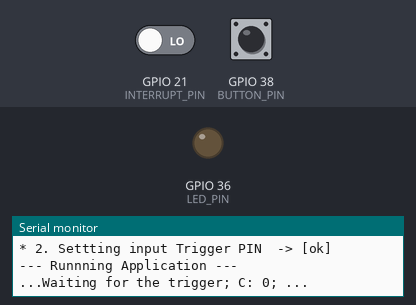
Recording of a sketch running on a simulated ESP32. On the bench: output pins drawn as LEDs (lit = HIGH), the last lines printed to the serial monitor. The test bench sets the inputs (shaded band); at power-on: GPIO 38 (BUTTON_PIN) LOW, GPIO 21 (INTERRUPT_PIN) LOW.

Above: at 1.2 s.
1.3 s: GPIO 38 (BUTTON_PIN) pulled HIGH for 0.15 s
At 1.41 s:
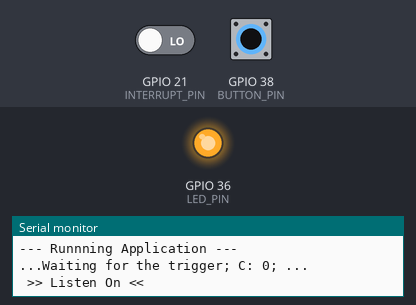
3.0 s: GPIO 38 (BUTTON_PIN) pulled HIGH for 3.2 s
At 6.8 s:
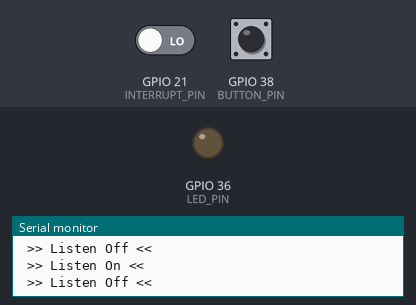
Timing chart, 0 to 8.3 s (numbered marks = the images above; inputs shaded):
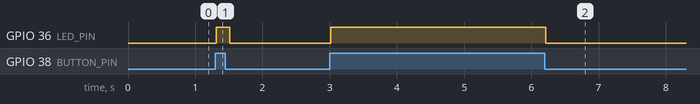

The sketch:

Trigger_node.ino
```cpp
#include <esp_now.h>
#include <WiFi.h>

#define HostCom Serial
#define HOST_BAUDRATE 115200

#define WARNING_PERIOD_MS 10000
#define BUTTON_UPDATE_MS 100

#define INTERRUPT_PIN 21
#define BUTTON_PIN A2
#define LED_PIN A0

#define NUM_TRIGGERS_TO_TRANSMIT 2
#define TRIGGER_BLOCKING_TIME_MS 2000

// Host MAC-Address //
//uint8_t Esp_Host_MacAddress[] = {0xA8, 0x03, 0x2A, 0xEA, 0x92, 0x0C};
const uint8_t Esp_Host_MacAddress[] = {0xFF, 0xFF, 0xFF, 0xFF, 0xFF, 0xFF}; // Tagged as Host

esp_now_peer_info_t peerInfo;

typedef struct{
	const uint8_t PIN;
	uint16_t event_number;
	bool listen_trigger;
  unsigned int block_time;
}trigger_t;

trigger_t trigger_input = {INTERRUPT_PIN, 0, false, 0};
bool flag_send_trigger;
unsigned int tgg_counter=0;

//- Button Variable -//
bool buttonState;

void OnDataSent(const uint8_t *mac_addr, esp_now_send_status_t status) {
  //HostCom.println("[S] Trigger sent - Confirmed");
}

//- Callback executed when a trigger is received -//
void trigger_interrupt_handler(void){
  unsigned int mtime = millis();

  //HostCom.print("+ [I] Trigger Received -> ");
  if( (trigger_input.listen_trigger == true) && (mtime >= trigger_input.block_time) ){
    if( trigger_input.event_number++ >= (NUM_TRIGGERS_TO_TRANSMIT-1) ){
      trigger_input.listen_trigger = false;
    }
    flag_send_trigger = true;
    trigger_input.block_time = mtime+TRIGGER_BLOCKING_TIME_MS;
    //HostCom.print("Valid");
  }else{
    //HostCom.print("Discarded");
  }

  //HostCom.println();
}

void setup() {

  //Serial Port to host //
  HostCom.begin(HOST_BAUDRATE);
  //while(!HostCom);

  HostCom.println();
  HostCom.println("*** SimBionic Application - Trigger Node ***");

  HostCom.print("* 1. Settting Wifi communication ");
  //- Setting up ESP NOW Communication -//
  WiFi.mode(WIFI_STA);
  if (esp_now_init() != ESP_OK) {
    HostCom.println("[WIFI] Error initializing ESP-NOW");
    return;
  }
  esp_now_register_send_cb(OnDataSent);
  memcpy(peerInfo.peer_addr, Esp_Host_MacAddress, 6);
  peerInfo.channel = 0;
  peerInfo.encrypt = false;
  if (esp_now_add_peer(&peerInfo) != ESP_OK){
    HostCom.println("** [WIFI] Failed to add peer **");
    return;
  }
  HostCom.println(" -> [ok]");

  HostCom.print("-* My MACAddress: ");
  HostCom.print(WiFi.macAddress());
  HostCom.println(" *-");

  //- TRigger PIN -//
  HostCom.print("* 2. Settting input Trigger PIN ");
  pinMode(trigger_input.PIN, INPUT);
  attachInterrupt(trigger_input.PIN, trigger_interrupt_handler, RISING);
  HostCom.println(" -> [ok]");

  //- Check button state -> Pin to enable trigger transmission -//
  pinMode(BUTTON_PIN, INPUT);
  buttonState = digitalRead(BUTTON_PIN);

  //- Feedback Led Pin -> it is on when trigger is transmited -//
  pinMode(LED_PIN, OUTPUT);    // sets the digital pin 13 as output
  digitalWrite(LED_PIN, LOW);

  //- Flag and globals -//
  flag_send_trigger = false;
  trigger_input.block_time = 0;

  HostCom.println("--- Runnning Application ---");
  HostCom.println();
  HostCom.flush();

  tgg_counter = 0;

}

void loop() {
  unsigned long mtime = millis();
  esp_err_t result;
  static unsigned long warning_period = millis();
  bool curr_button=buttonState;
  static unsigned long time_read_button = millis();

  // Check the button state high or low every "BUTTON_UPDATE_MS" milliseconds //
  // Does not need to check the button to fast -> avoid wrong reading do to bouncing effects //
  if(mtime >= time_read_button){
    curr_button = check_buttonState();
    time_read_button += BUTTON_UPDATE_MS;
  }

  //- Check button PIN state -> if it changes then enable trigger transmision -//
  if(curr_button != buttonState){

    buttonState = curr_button;
    // HostCom.print("[B] Button Changed: ");
    // HostCom.print(buttonState);
    HostCom.print(" >> ");

    if(trigger_input.listen_trigger == false){
      trigger_input.listen_trigger = true;
      trigger_input.event_number = 0;
      digitalWrite(LED_PIN, HIGH);
      HostCom.print("Listen On <<");
    }else{
      trigger_input.listen_trigger = false;
      trigger_input.event_number = 0;
      digitalWrite(LED_PIN, LOW);
      HostCom.print("Listen Off <<");
    }
    HostCom.println();
  }

  //- Check if trigger has been received -//
  if(flag_send_trigger == true){
    flag_send_trigger = false;
    esp_err_t result = esp_now_send(Esp_Host_MacAddress,
                                    (uint8_t *)&trigger_input.event_number,
                                    sizeof(uint16_t) );
    if(!trigger_input.listen_trigger){
      digitalWrite(LED_PIN, LOW);
    }
    tgg_counter++;
    HostCom.print("[T] Trigger -> C: ");
    HostCom.print(tgg_counter);
    HostCom.println("; <<");
  }

  if(mtime >= warning_period){
    HostCom.print("...Waiting for the trigger; C: ");
    HostCom.print(tgg_counter);
    HostCom.println("; ...");
    warning_period += WARNING_PERIOD_MS;
  }

}

bool check_buttonState(void){
  uint8_t bstate = digitalRead(BUTTON_PIN);
  bool ret_val = false;

  // check if the pushbutton is pressed. If it is, the button is HIGH:
  if (bstate == HIGH) {
    // turn LED on:
    //digitalWrite(LED_PIN, HIGH);
    ret_val = true;
  } //else {
    // turn LED off:
    //digitalWrite(LED_PIN, LOW);
  //}

  return ret_val;
}

bool disable_trigger_listen(){
  bool ret_val=false;
  bool but_state = check_buttonState();

  if( (but_state != buttonState) ||
      (trigger_input.listen_trigger == false) ){
    ret_val = true;
  }

  return ret_val;

}
```

Measured:
- after the input at 1.3 s, GPIO 36 (LED_PIN): LOW → HIGH at once, → LOW 0.20 s later
- after the input at 3.0 s, GPIO 36 (LED_PIN): LOW → HIGH at once, → LOW 3.2 s later
